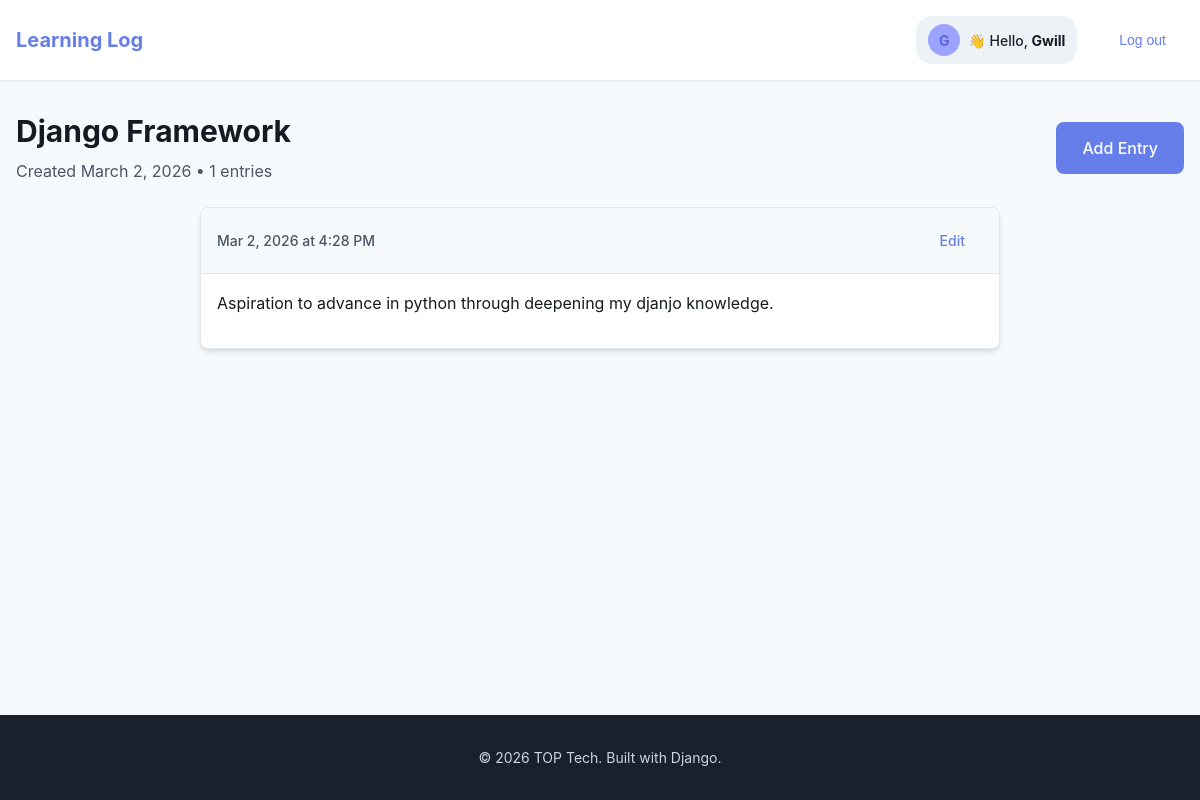
Screenshot of /topics/5/ (signed in) with the database file from the repository.
### learning_logs/models.py (models this page shows, shortened)
class Topic(models.Model):
    text = models.CharField(max_length=200)
    date_added = models.DateTimeField(auto_now_add=True)
    owner = models.ForeignKey(User, on_delete=models.CASCADE)

class Entry(models.Model):
    topic = models.ForeignKey(Topic, on_delete=models.CASCADE, null=True, blank=True)
    text = models.TextField()
    date_added = models.DateTimeField(auto_now_add=True)
    class Meta:
        verbose_name_plural = 'entries'

### learning_logs/views.py (the view)
# urls.py: path('topics/<int:topic_id>/', views.topic, name='topic'), #Detail page for a single topic
@login_required
def topic(request, topic_id):
    topic = Topic.objects.get(id=topic_id)
    check_topic_owner(request, topic)
    entries = topic.entry_set.order_by('-date_added')
    context = {'topic': topic, 'entries': entries}
    return render(request, 'learning_logs/topic.html', context)

### learning_logs/views.py (called while the page is built)
def check_topic_owner(request, topic):
    if topic.owner != request.user:
        raise Http404

### learning_logs/templates/learning_logs/topic.html (shortened to what this page needs)
{% extends "learning_logs/base.html" %}
{% block page_header %}
<div class="page-header">
  <div class="topic-header">
    <div class="topic-info">
      <h1>{{ topic.text }}</h1>
      <p class="topic-meta">Created {{ topic.date_added|date:"F j, Y" }} • {{ entries|length }} entries</p>
    </div>
    <div class="topic-actions">
      {% url 'learning_logs:new_entry' topic.id as new_entry_url %}
      {% include "components/button.html" with text="Add Entry" variant="primary" href=new_entry_url %}
    </div>
  </div>
</div>
{% endblock %}
{% block content %}
<div class="entries-section">
  {% if entries %}
  <div class="entries-list">
    {% for entry in entries %}
    <div class="entry-card">
      <div class="entry-header">
        <div class="entry-date">{{ entry.date_added|date:"M j, Y \a\t g:i A" }}</div>
        <div class="entry-actions">
          <a href="{% url 'learning_logs:edit_entry' entry.id %}" class="btn btn-ghost btn-sm">Edit</a>
        </div>
      </div>
      <div class="entry-content">
        {{ entry.text|linebreaks }}
      </div>
    </div>
    {% endfor %}
  </div>
  {% endif %}
</div>
{% endblock %}

### learning_logs/templates/learning_logs/base.html (shortened to what this page needs)
<!DOCTYPE html>
{% load static %}
<html lang="en">
<head>
    <link rel="stylesheet" href="{% static 'css/styles.css' %}">
</head>
<body>
    <div class="page-wrapper">
        <header class="site-header">
            <div class="container">
                <div class="header-content">
                    <h1 class="site-title">
                        <a href="{% url 'learning_logs:index' %}">Learning Log</a>
                    </h1>
                    <nav class="nav-links">
                        {% if user.is_authenticated %}
                        <div class="user-greeting">
                            <span class="avatar-circle">{{ user.username|slice:":1"|upper }}</span>
                            <span class="user-greeting-text">👋 Hello, <span class="username">{{ user.username }}</span></span>
                        </div>
                        <form action="{% url 'accounts:logout' %}" method="post" style="display: inline;">
                            <button type="submit" class="btn btn-ghost btn-sm">Log out</button>
                        </form>
                        {% else %}
                        <a href="{% url 'accounts:register' %}" class="nav-link">Register</a>
                        <a href="{% url 'accounts:login' %}" class="nav-link">Log in</a>
                        {% endif %}
                    </nav>
                </div>
            </div>
        </header>
        <main class="main-content">
            <div class="container">
                {% block page_header %}{% endblock %}
                {% block content %}{% endblock %}
            </div>
        </main>
        <footer class="site-footer">
            <div class="container">
                <div class="footer-content">
                    <p>&copy; 2026 TOP Tech. Built with Django.</p>
                </div>
            </div>
        </footer>
    </div>
</body>
</html>

### learning_logs/templates/learning_logs/topic.html (style rules this page uses)
.page-header { margin-bottom: var(--spacing-6); }
.topic-header { display: flex; align-items: center; justify-content: space-between; flex-wrap: wrap; gap: var(--spacing-4); }
.topic-info h1 { color: var(--color-gray-900); font-size: var(--font-size-3xl); font-weight: var(--font-weight-bold); margin: 0 0 var(--spacing-2) 0; }
.topic-meta { color: var(--color-gray-600); font-size: var(--font-size-base); margin: 0; }
.topic-actions { flex-shrink: 0; }
.entries-section { max-width: 800px; margin: 0 auto; }
.entries-list { display: flex; flex-direction: column; gap: var(--spacing-4); }
.entry-card { background: var(--color-white); border-radius: var(--border-radius-lg); box-shadow: var(--shadow-md); border: 1px solid var(--color-gray-200); overflow: hidden; }
.entry-header { background: var(--color-gray-50); padding: var(--spacing-3) var(--spacing-4); border-bottom: 1px solid var(--color-gray-200); display: flex; align-items: center; justify-content: space-between; }
.entry-date { color: var(--color-gray-600); font-size: var(--font-size-sm); font-weight: var(--font-weight-medium); }
.entry-actions { display: flex; gap: var(--spacing-2); }
.entry-content { padding: var(--spacing-4); color: var(--color-gray-900); line-height: var(--line-height-relaxed); }

### rows the page displays
Topic: text "Django Framework", date_added "March 2, 2026"
Entry: date_added "Mar 2, 2026 at 4:28 PM", text "Aspiration to advance in python through deepening my djanjo knowledge."

### other values shown
{{ user.username|slice:":1"|upper }} "G"
{{ user.username }} "Gwill"
{{ entries|length }} "1"
{{ text }} "Add Entry"
